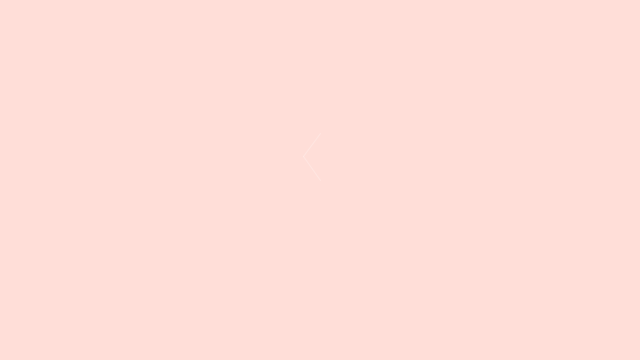
Frame 1 (no input)
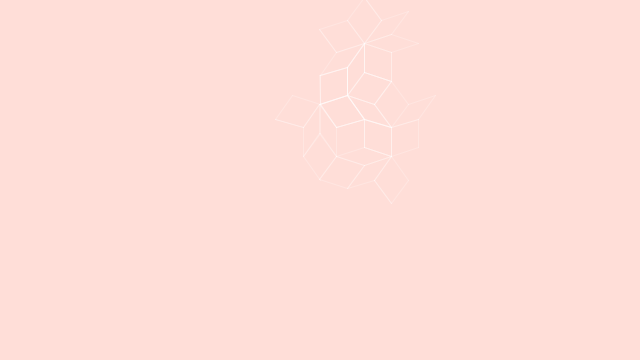
Frame 60 (the mouse pressed at the canvas centre just before this capture)
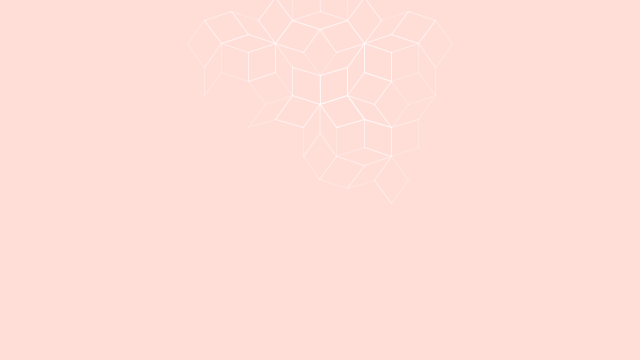
Frame 120 (the mouse held since frame 60 and released just before this capture)

The Processing sketch that drew these frames (run headless with seeded random() and noise(); from frame 60 on, the mouse is pressed at the canvas centre):

// Processing sketch: processing_179162
// ── processing_179162.pde

/** 
 * Penrose Tile L-System 
 * by Geraldine Sarmiento.
 *  
 * This code was based on Patrick Dwyer's L-System class. 
 */

PenroseLSystem ds;

void setup() {
  size(640, 360);
  ds = new PenroseLSystem();
  ds.simulate(4);
}

void draw() {
  background(#FFDED8);
  ds.render();
}






class LSystem 
{
  int steps = 0;

  String axiom;
  String rule;
  String production;

  float startLength;
  float drawLength;
  float theta;

  int generations;

  LSystem() {
    axiom = "F";
    rule = "F+F-F";
    startLength = 190.0;
    theta = radians(120.0);
    reset();
  }

  void reset() {
    production = axiom;
    drawLength = startLength;
    generations = 0;
  }

  int getAge() {
    return generations;
  }

  void render() {
    translate(width/2, height/2);
    steps += 5;          
    if (steps > production.length()) {
      steps = production.length();
    }
    for (int i = 0; i < steps; i++) {
      char step = production.charAt(i);
      if (step == 'F') {
        rect(0, 0, -drawLength, -drawLength);
        noFill();
        translate(0, -drawLength);
      } 
      else if (step == '+') {
        rotate(theta);
      } 
      else if (step == '-') {
        rotate(-theta);
      } 
      else if (step == '[') {
        pushMatrix();
      } 
      else if (step == ']') {
        popMatrix();            
      }
    }
  }

  void simulate(int gen) {
    while (getAge() < gen) {
      production = iterate(production, rule);
    }
  }

  String iterate(String prod_, String rule_) {
    drawLength = drawLength * 0.6;
    generations++;
    String newProduction = prod_;          
    newProduction = newProduction.replaceAll("F", rule_);
    return newProduction;
  }
}
class PenroseLSystem extends LSystem {

  int steps = 0;
  float somestep = 0.1;
  String ruleW;
  String ruleX;
  String ruleY;
  String ruleZ;

  PenroseLSystem() {
    axiom = "[X]++[X]++[X]++[X]++[X]";
    ruleW = "YF++ZF4-XF[-YF4-WF]++";
    ruleX = "+YF--ZF[3-WF--XF]+";
    ruleY = "-WF++XF[+++YF++ZF]-";
    ruleZ = "--YF++++WF[+ZF++++XF]--XF";
    startLength = 460.0;
    theta = radians(36);  
    reset();
  }

  void useRule(String r_) {
    rule = r_;
  }

  void useAxiom(String a_) {
    axiom = a_;
  }

  void useLength(float l_) {
    startLength = l_;
  }

  void useTheta(float t_) {
    theta = radians(t_);
  }

  void reset() {
    production = axiom;
    drawLength = startLength;
    generations = 0;
  }

  int getAge() {
    return generations;
  }

  void render() {
    translate(width/2, height/2);
    int pushes = 0;
    int repeats = 1;
    steps += 12;          
    if (steps > production.length()) {
      steps = production.length();
    }

    for (int i = 0; i < steps; i++) {
      char step = production.charAt(i);
      if (step == 'F') {
        stroke(255, 60);
        for (int j = 0; j < repeats; j++) {
          line(0, 0, 0, -drawLength);
          noFill();
          translate(0, -drawLength);
        }
        repeats = 1;
      } 
      else if (step == '+') {
        for (int j = 0; j < repeats; j++) {
          rotate(theta);
        }
        repeats = 1;
      } 
      else if (step == '-') {
        for (int j =0; j < repeats; j++) {
          rotate(-theta);
        }
        repeats = 1;
      } 
      else if (step == '[') {
        pushes++;            
        pushMatrix();
      } 
      else if (step == ']') {
        popMatrix();
        pushes--;
      } 
      else if ( (step >= 48) && (step <= 57) ) {
        repeats = (int)step - 48;
      }
    }

    // Unpush if we need too
    while (pushes > 0) {
      popMatrix();
      pushes--;
    }
  }

  String iterate(String prod_, String rule_) {
    String newProduction = "";
    for (int i = 0; i < prod_.length(); i++) {
      char step = production.charAt(i);
      if (step == 'W') {
        newProduction = newProduction + ruleW;
      } 
      else if (step == 'X') {
        newProduction = newProduction + ruleX;
      }
      else if (step == 'Y') {
        newProduction = newProduction + ruleY;
      }  
      else if (step == 'Z') {
        newProduction = newProduction + ruleZ;
      } 
      else {
        if (step != 'F') {
          newProduction = newProduction + step;
        }
      }
    }

    drawLength = drawLength * 0.5;
    generations++;
    return newProduction;
  }

}
